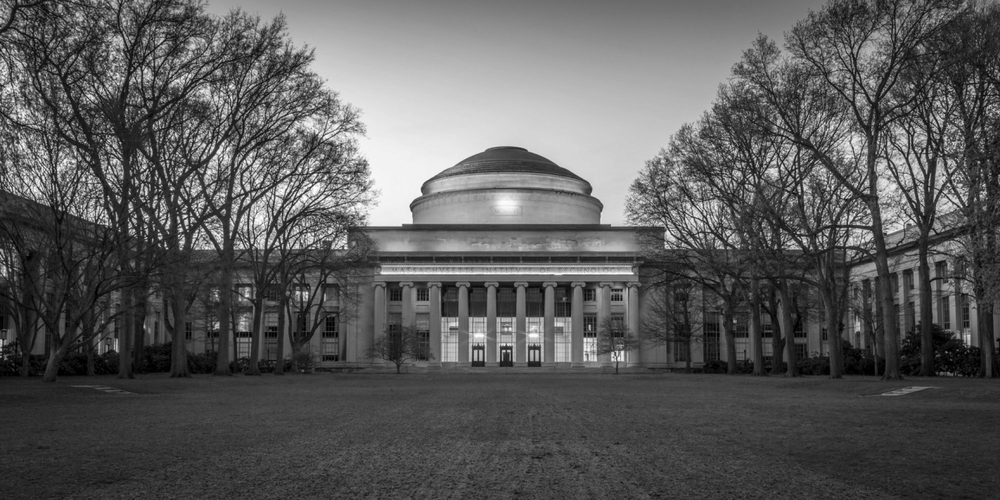
#> input picture ps5/hidden1.bmp, 1000 x 500 px, shrunk from 2000 x 1000 before the run
$ python ps5.py
#> lines starting #> are read from the running program, lines starting #| are printed output that depends on the picture
#> in reveal_image, im is the input picture: PIL image 1000x500 L; min 0, max 255, mean 90.9
"""
# Problem Set 5
# Name: An Trung Dang
# Collaborators: None
"""

from PIL import Image, ImageFont, ImageDraw
import numpy


# [38 lines left out: functions make_matrix, matrix_multiply, not called in this run]


def img_to_pix(filename):
    """
    Takes a filename (must be inputted as a string
    with proper file attachment ex: .jpg, .png)
    and converts to a list of representing pixels.

    For RGB images, each pixel is a tuple containing (R,G,B) values.
    For BW images, each pixel is an integer.

    # Note: Don't worry about determining if an image is RGB or BW.
            The PIL library functions you use will return the
            correct pixel values for either image mode.

    Returns the list of pixels.

    Inputs:
        filename: string representing an image file, such as 'lenna.jpg'
        returns: list of pixel values
                 in form (R,G,B) such as [(0,0,0),(255,255,255),(38,29,58)...] for RGB image
                 in form L such as [60,66,72...] for BW image
    """
    return list(Image.open(filename).getdata())


# [35 lines left out: functions pix_to_img, filter, not called in this run]


def extract_end_bits(num_end_bits, pixel):
    """
    Extracts the last num_end_bits of each value of a given pixel.

    example for BW pixel:
        num_end_bits = 5
        pixel = 214

        214 in binary is 11010110.
        The last 5 bits of 11010110 are 10110.
                              ^^^^^
        The integer representation of 10110 is 22, so we return 22.

    example for RBG pixel:
        num_end_bits = 2
        pixel = (214, 17, 8)

        last 3 bits of 214 = 110 --> 6
        last 3 bits of 17 = 001 --> 1
        last 3 bits of 8 = 000 --> 0

        so we return (6,1,0)

    Inputs:
        num_end_bits: the number of end bits to extract
        pixel: an integer between 0 and 255, or a tuple of RGB values between 0 and 255

    Returns:
        The num_end_bits of pixel, as an integer (BW) or tuple of integers (RGB).
    """
    if isinstance(pixel, tuple):
        return tuple(extract_end_bits(num_end_bits, i) for i in pixel)
    else:
        return pixel % 2 ** num_end_bits


def reveal_bw_image(filename):
    """
    Extracts the single LSB for each pixel in the BW input image.
    Inputs:
        filename: string, input BW file to be processed
    Returns:
        result: an Image object containing the hidden image
    """
#> called with filename = 'hidden1.bmp'
    pixels = img_to_pix(filename)
#> pixels = 500000 items
    lsb = []

    for pixel in pixels:
        lsb.append(extract_end_bits(1, pixel) * 255)
#> this loop made 500000 passes
#> pixel on passes 1 to 3: 74, 51, 77
#> after the loop, lsb = 500000 items

    im = Image.open(filename)
    hidden_im = Image.new(im.mode, im.size)
#> hidden_im: PIL image 1000x500 L; every value is 0
    hidden_im.putdata(lsb)
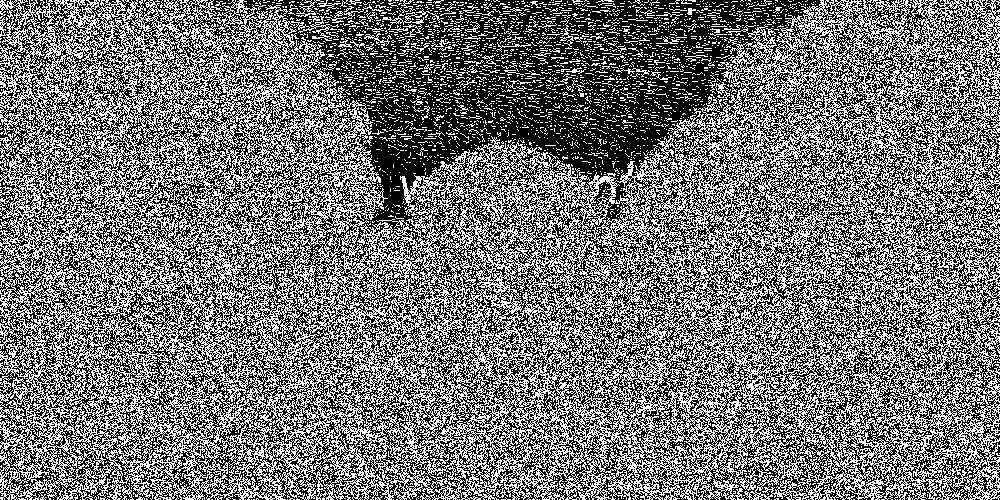
#> hidden_im: PIL image 1000x500 L; 46.4% white in thin lines or dots

    return hidden_im


# [9 lines left out: function reveal_color_image, not called in this run]


def reveal_image(filename):
    """
    Extracts the single LSB (for a BW image) or the 3 LSBs (for a
    color image) for each pixel in the input image. Hint: you can
    use a function to determine the mode of the input image (BW or
    RGB) and then use this mode to determine how to process the image.
    Inputs:
        filename: string, input BW or RGB file to be processed
    Returns:
        result: an Image object containing the hidden image
    """
    im = Image.open(filename)
    if im.mode == '1' or im.mode == 'L':
        return(reveal_bw_image(filename))
    elif im.mode == 'RGB':
        return(reveal_color_image(filename))
    else:
        raise Exception("Invalid mode %s" % im.mode)


# [17 lines left out: function draw_kerb, not called in this run]


def main():
    pass

    # [15 lines of commented-out code are left out]
    im = reveal_image('hidden1.bmp')
    im.show()

    #im2 = reveal_image('hidden2.bmp')
    # im2.show()


if __name__ == '__main__':
    main()
